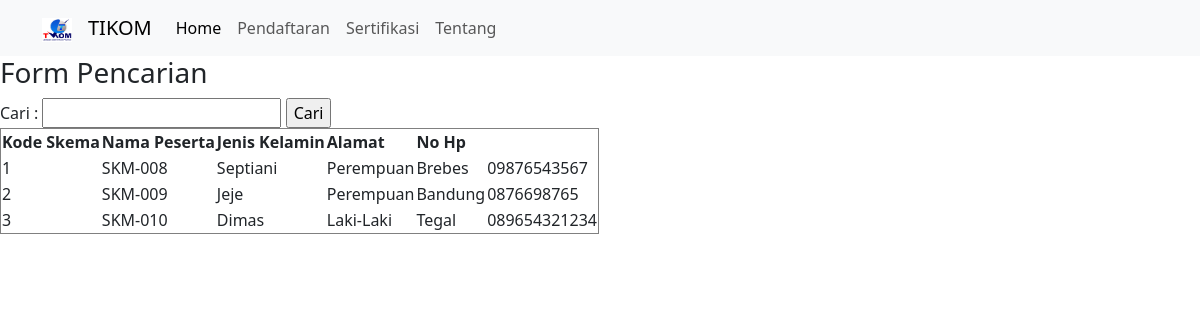
The page / on the database its author committed.
### tables this page shows
CREATE TABLE `tb_peserta` (
  `Id_peserta` int(11) NOT NULL,
  `Kd_skema` varchar(100) NOT NULL,
  `Nm_peserta` varchar(100) NOT NULL,
  `Jekel` varchar(100) NOT NULL,
  `Alamat` varchar(100) NOT NULL,
  `No_hp` varchar(100) NOT NULL
);

### index.php (the view, shortened to what this page needs)
<?php
	include 'koneksi.php';
?>
<!DOCTYPE html>
<html lang="en">
<head>
	<link rel="stylesheet" href="https://cdn.jsdelivr.net/npm/bootstrap@5.3.3/dist/css/bootstrap.min.css">
</head>
<body>
	<nav class="navbar navbar-expand-lg bg-body-tertiary">
  <div class="container">
  	<a class="navbar-brand" href="#">
      <img src="tikom.png" alt="Logo" width="30" height="24">
    </a>
    <a class="navbar-brand" href="#">TIKOM</a>
    <div class="collapse navbar-collapse" id="navbarNav">
      <ul class="navbar-nav">
        <li class="nav-item">
          <a class="nav-link active" aria-current="page" href="index.php">Home</a>
        </li>
        <li class="nav-item">
          <a class="nav-link" href="data_peserta.php">Pendaftaran</a>
        </li>
        <li class="nav-item">
          <a class="nav-link" href="data_sertifikasi.php">Sertifikasi</a>
        </li>
        <li class="nav-item">
          <a class="nav-link" href="#">Tentang</a>
        </li>
      </ul>
    </div>
  </div>
</nav>
	<h3> Form Pencarian </h3>
	<form action="index.php" method="get">
		<label> Cari : </label>
		<input type="text" name="cari">
		<input type="submit" value="Cari">
	</form>
	<table border="1">
		<tr>
			<th>Kode Skema</th>
			<th>Nama Peserta</th>
			<th>Jenis Kelamin</th>
			<th>Alamat</th>
			<th>No Hp</th>
		</tr>
	<?php
		if(isset($_GET['cari'])){
		$cari = $_GET['cari'];
		$data = mysqli_query($koneksi, "select * from tb_peserta where nama like '%".$cari."%'");
		}else{
		$data = mysqli_query($koneksi, "select * from tb_peserta");
		}
		$no = 1;
		while ($d=mysqli_fetch_array($data)) {
	?>
		<tr>
			<td><?php echo $no++; ?></td>
			<td><?php echo $d['Kd_skema']; ?></td>
			<td><?php echo $d['Nm_peserta']; ?></td>
			<td><?php echo $d['Jekel']; ?></td>
			<td><?php echo $d['Alamat']; ?></td>
			<td><?php echo $d['No_hp']; ?></td>
		</tr>
	<?php } ?>
	</table>

### rows shown on the page
tb_peserta: Kd_skema "SKM-008", Nm_peserta "Septiani", Jekel "Perempuan", Alamat "Brebes", No_hp "09876543567"
tb_peserta: Kd_skema "SKM-009", Nm_peserta "Jeje", Jekel "Perempuan", Alamat "Bandung", No_hp "0876698765"
tb_peserta: Kd_skema "SKM-010", Nm_peserta "Dimas", Jekel "Laki-Laki", Alamat "Tegal", No_hp "089654321234"
